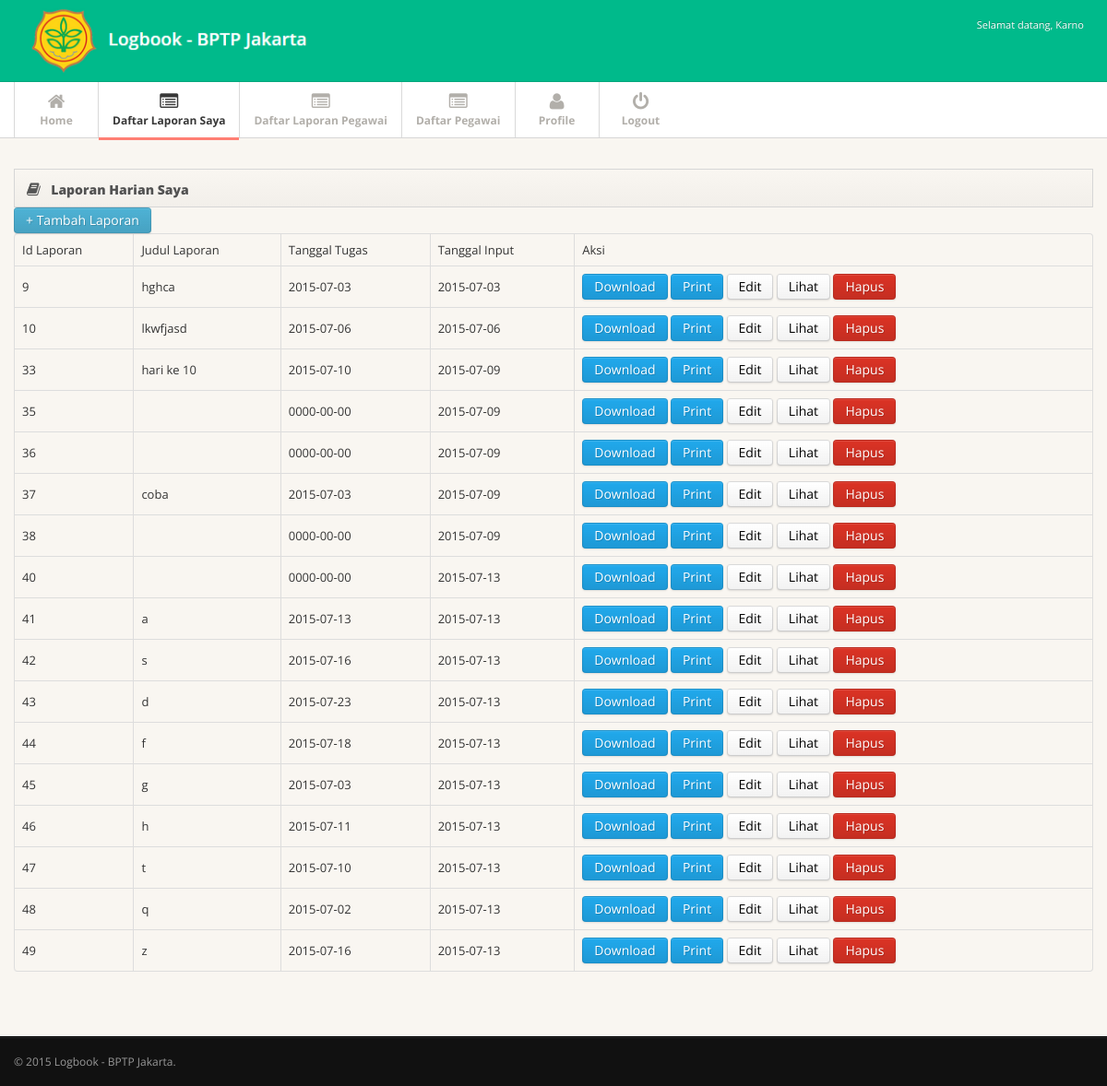
Page /level/superadmin/report.php (signed in) on the committed database.
### tables this page shows
CREATE TABLE IF NOT EXISTS `uraian_tugas` (
`id_laporan` int(11) NOT NULL,
  `judul_laporan` varchar(50) NOT NULL,
  `Nama` varchar(40) NOT NULL,
  `NIP` varchar(18) NOT NULL,
  `Tanggal_input` date NOT NULL,
  `Tanggal_tugas` date NOT NULL,
  `Isi_tugas` varchar(2000) NOT NULL
);

### level/superadmin/report.php (the view, shortened to what this page needs)
<?php
include "../../config/connect.php";
$user = $_SESSION['userid'];
?>
<!DOCTYPE html>
<html lang="en">
<head>
<link href="../../assets/css/bootstrap.min.css" rel="stylesheet">
<link href="../../assets/css/bootstrap-responsive.min.css" rel="stylesheet">
<link href="../../assets/css/font-awesome.css" rel="stylesheet">
<link href="../../assets/css/style.css" rel="stylesheet">
<link href="../../assets/css/pages/dashboard.css" rel="stylesheet">
</head>
<body>
<?php
include "header-after-login.php";
?>
<div class="subnavbar">
  <div class="subnavbar-inner">
    <div class="container">
      <ul class="mainnav">
	  <li><a href="index.php"><i class="icon-home"></i><span>Home</span> </a> </li>
	  <li  class="active"><a href="report.php"><i class="icon-list-alt"></i><span>Daftar Laporan Saya</span> </a> </li>
	  <li><a href="report-pegawai.php?sort=all"><i class="icon-list-alt"></i><span>Daftar Laporan Pegawai</span> </a> </li>
	  <li><a href="daftar-pegawai.php"><i class="icon-list-alt"></i><span>Daftar Pegawai</span> </a> </li>
      <li><a href="profile.php"><i class="icon-user"></i><span>Profile</span> </a> </li>
      <li class="nav navbar-nav navbar-right"><a href="logout.php"><i class="icon-off"></i><span>Logout</span> </a> </li>
    </div>
  </div>
</div>
<div class="main">
  <div class="main-inner">
    <div class="container">
	 <div class="row">
        <div class="span12">
          <div class="widget widget-nopad">
            <div class="widget-header"> <i class="icon-book"></i>
              <h3> Laporan Harian Saya</h3>
            </div>
		    <button button class="btn btn-info"><a href="index.php"><font color="white">+ Tambah Laporan</font></a></button>
<div class="table-responsives">
<table class="table table-bordered">
        <tr>
			<td>Id Laporan</td>
            <td>Judul Laporan</td>
			<td>Tanggal Tugas</td>
			<td>Tanggal Input</td>
            <td>Aksi</td>
        </tr>
    <?php
			$query1 ="select * from user where username='$user'";
			$data1 = mysqli_query($con,$query1);
			$fetch1	= mysqli_fetch_array($data1);
			$nip= $fetch1['nip'];
			$query ="select * from uraian_tugas where NIP='$nip'";
			$data = mysqli_query($con,$query);
    while ($fetch = mysqli_fetch_array($data)) {
	?>
        <tr>
            <td><?php echo $fetch['id_laporan']; ?></td>
			<td><?php echo $fetch['judul_laporan']; ?></</td>
			<td><?php echo $fetch['Tanggal_tugas']; ?></td>
            <td><?php echo $fetch['Tanggal_input']; ?></td>
            <td	><a href="html2.php?id=<?php echo $fetch['id_laporan']; ?>"><button button class="btn btn-primary"><font color="white">Download</font></button></a>
			<a href="cetak.php?id=<?php echo $fetch['id_laporan']; ?>"><button button class="btn btn-primary"><font color="white">Print</font></button></a>
			<a href="edit-laporan.php?id=<?php echo $fetch['id_laporan']; ?>"><button button class="btn"><font color="black">Edit</font></button></a>
			<a href="test.php?id=<?php echo $fetch['id_laporan']; ?>"><button button class="btn"><font color="black">Lihat</font></button>	</a>
		    <button button button class="btn btn-danger" data-toggle="confirmation-singleton" href="hapus-laporan.php?id=<?php echo $fetch['id_laporan']?>" >Hapus</button>
     </tr>
    <?php
    }
    ?>
</table>
          </div>
        </div>
      </div>
		</div>
    </div>
  </div>
</div>
<div class="footer">
  <div class="footer-inner">
    <div class="container">
      <div class="row">
        <div class="span12"> &copy; 2015 <a href="index.php">Logbook - BPTP Jakarta</a>. </div>
      </div>
    </div>
  </div>
</div>
</body>
</html>

### assets/css/style.css (style rules this page uses)
body { background: #f9f6f1; font: 13px/1.7em 'Open Sans'; }
input, button, select, textarea { font-family: 'Open Sans'; }
.table td { vertical-align: middle; }
.subnavbar { margin-bottom: 2.5em; }
.subnavbar-inner { height: 60px; background: #fff; border-bottom: 1px solid #d6d6d6; }
.subnavbar .container > ul { display: inline-block; height: 80px; padding: 0; margin: 0; }
.subnavbar .container > ul > li { float: left; min-width: 90px; height: 60px; padding: 0; margin: 0; text-align: center; list-style: none; border-left: 1px solid #d9d9d9; }
.subnavbar .container > ul > li > a { display: block; height: 100%; padding: 0 15px; font-size: 12px; font-weight: bold; color: #b2afaa; }
.subnavbar .container > ul > li > a > i { display: inline-block; width: 24px; height: 24px; margin-top: 11px; margin-bottom: -3px; font-size: 20px; }
.subnavbar .container > ul > li > a > span { display: block; }
.subnavbar .container > ul > li.active > a { border-bottom:3px solid #ff7f74; color: #383838; }
.main { padding-bottom: 2em; border-bottom: 1px solid #000; }
.footer { margin-top: 0; border-top: 1px solid #292929; }
.footer-inner { padding: 15px 0; font-size: 12px; background: #111; color: #999; }
.footer a { color: #999; }
.widget { position: relative; clear: both; width: auto; margin-bottom: 2em; overflow: hidden; }
.widget-header { position: relative; height: 40px; line-height: 40px; background: #f9f6f1; background:-moz-linear-gradient(top, #f9f6f1 0%, #f2efea 100%); background:-webkit-gradient(linear, left top, left bottom, color-stop(0%,#f9f6f1), color-stop(100%,#f2efea)); background:-webkit-linear-gradient(top, #f9f6f1 0%,#f2efea 100%); background:-o-linear-gradient(top, #f9f6f1 0%,#f2efea 100%); background:-ms-linear-gradient(top, #f9f6f1 0%,#f2efea 100%); background:linear-gradient(top, #f9f6f1 0%,#f2efea 100%); filter: progid:DXImageTransform.Microsoft.gradient(startColorstr='#f9f6f1', endColorstr='#f2efea'); -ms-filter: "progid:DXImageTransform.Microsoft.gradient(startColorstr='#f9f6f1', endColorstr='#f2efea')"; border: 1px solid #d6d6d6; -webkit-background-clip: padding-box; }
.widget-header h3 { position: relative; top: 2px; left: 10px; display: inline-block; margin-right: 3em; font-size: 14px; font-weight: 800; color: #525252; line-height: 18px; text-shadow: 1px 1px 2px rgba(255,255,255,.5); }
.widget-header [class^="icon-"], .widget-header [class*=" icon-"] { display: inline-block; margin-left: 13px; margin-right: -2px; font-size: 16px; color: #555; vertical-align: middle; }

### rows in the picture
uraian_tugas: id_laporan "9", judul_laporan "hghca", Tanggal_tugas "2015-07-03", Tanggal_input "2015-07-03"
uraian_tugas: id_laporan "10", judul_laporan "lkwfjasd", Tanggal_tugas "2015-07-06", Tanggal_input "2015-07-06"
uraian_tugas: id_laporan "33", judul_laporan "hari ke 10", Tanggal_tugas "2015-07-10", Tanggal_input "2015-07-09"
uraian_tugas: id_laporan "35", Tanggal_tugas "0000-00-00", Tanggal_input "2015-07-09"
uraian_tugas: id_laporan "36", Tanggal_tugas "0000-00-00", Tanggal_input "2015-07-09"
uraian_tugas: id_laporan "37", judul_laporan "coba", Tanggal_tugas "2015-07-03", Tanggal_input "2015-07-09"
uraian_tugas: id_laporan "38", Tanggal_tugas "0000-00-00", Tanggal_input "2015-07-09"
uraian_tugas: id_laporan "40", Tanggal_tugas "0000-00-00", Tanggal_input "2015-07-13"
uraian_tugas: id_laporan "41", judul_laporan "a", Tanggal_tugas "2015-07-13", Tanggal_input "2015-07-13"
uraian_tugas: id_laporan "42", judul_laporan "s", Tanggal_tugas "2015-07-16", Tanggal_input "2015-07-13"
uraian_tugas: id_laporan "43", judul_laporan "d", Tanggal_tugas "2015-07-23", Tanggal_input "2015-07-13"
uraian_tugas: id_laporan "44", judul_laporan "f", Tanggal_tugas "2015-07-18", Tanggal_input "2015-07-13"
uraian_tugas: id_laporan "45", judul_laporan "g", Tanggal_tugas "2015-07-03", Tanggal_input "2015-07-13"
uraian_tugas: id_laporan "46", judul_laporan "h", Tanggal_tugas "2015-07-11", Tanggal_input "2015-07-13"
uraian_tugas: id_laporan "47", judul_laporan "t", Tanggal_tugas "2015-07-10", Tanggal_input "2015-07-13"
uraian_tugas: id_laporan "48", judul_laporan "q", Tanggal_tugas "2015-07-02", Tanggal_input "2015-07-13"
uraian_tugas: id_laporan "49", judul_laporan "z", Tanggal_tugas "2015-07-16", Tanggal_input "2015-07-13"

### other values in the picture
$_SESSION['userid'] "Karno"
